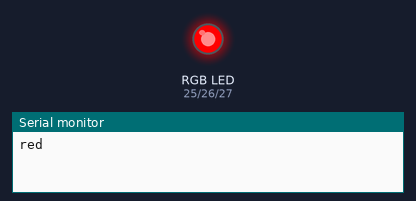
Recording of a sketch running on a simulated ESP32. On the bench: an RGB LED mixed from three pins (HIGH = lit), the last lines printed to the serial monitor.

Above: at 0.05 s.
At 1.2 s:
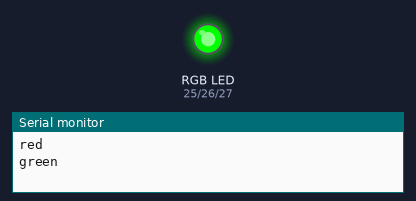
At 2.35 s:
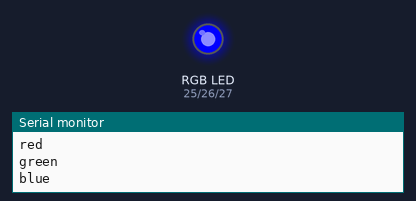
At 2.95 s:
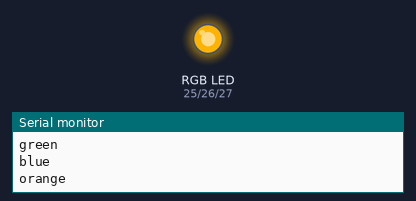
At 3.55 s:
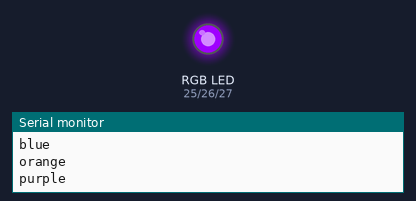
At 4.75 s:
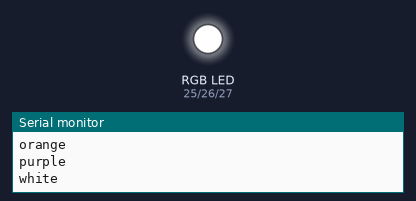
Timing chart, 0 to 6.2 s (numbered marks = the images above):
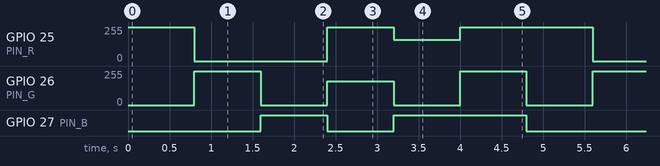

Measured:
- by itself, GPIO 25 (PIN_R): repeats every 4.8 s: 0/255 1.6 s, 255/255 0.80 s, 159/255 0.80 s, 255/255 1.6 s
- by itself, GPIO 26 (PIN_G): repeats every 4.8 s: 0/255 0.80 s, 179/255 0.80 s, 2 × (0/255 0.80 s, 255/255 0.80 s)
- by itself, GPIO 27 (PIN_B): repeats every 4.8 s: LOW 0.80 s, HIGH 1.6 s, LOW 1.6 s, HIGH 0.80 s

The sketch:

rgb.ino
```cpp
typedef struct {
    uint8_t r, g, b;
    const char *name;
} color_t;

const color_t COLORS[] = {
    {255,   0,   0, "red"},
    {  0, 255,   0, "green"},
    {  0,   0, 255, "blue"},
    {255, 180,   0, "orange"},
    {160,   0, 255, "purple"},
    {255, 255, 255, "white"},
};
const int N_COLOR = sizeof(COLORS) / sizeof(COLORS[0]);

const int PIN_R = 25, PIN_G = 26, PIN_B = 27;
#define COMMON_ANODE 0                 // 공통 애노드면 1 로

void set_rgb(const color_t *c) {
    uint8_t r = c->r, g = c->g, b = c->b;
#if COMMON_ANODE
    r = 255 - r; g = 255 - g; b = 255 - b;   // 애노드형은 LOW 가 켜짐
#endif
    ledcWrite(PIN_R, r);
    ledcWrite(PIN_G, g);
    ledcWrite(PIN_B, b);
}

void setup() {
    Serial.begin(115200);
    ledcAttach(PIN_R, 5000, 8);
    ledcAttach(PIN_G, 5000, 8);
    ledcAttach(PIN_B, 5000, 8);
}

void loop() {
    for (int i = 0; i < N_COLOR; i++) {
        set_rgb(&COLORS[i]);
        Serial.println(COLORS[i].name);
        delay(800);
    }
}
```
